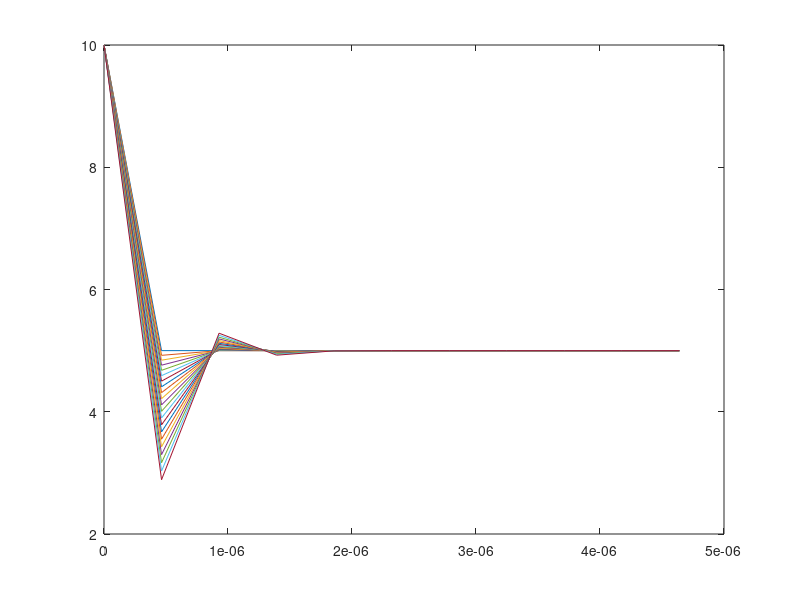

The MATLAB script that drew this image:
clear;
close all;

L = 2; %lenght 
rho = 1000;  %density
nu = 1e-3;  %viscosity
Dab = 1.16e-5;  %diffusion coefficient
Ca1 = 5; 
Ca2 = 10;
u_inf = 1;  %velocity of free stream

Re_crit = 3.2e5; %critical Re no. 
z_crit = nu*Re_crit/(rho*u_inf); %critical z value
del_crit = 4.64*z_crit/Re_crit;  %critical boundary thickness

dx = del_crit/10;
dz = 0.1;

x = 0:dx:del_crit;
z = 0:dz:L;

[~,n] = size(x);
[~,m] = size(z);

C = zeros(m,n);

C(1,:) = Ca1;
C(:,1) = Ca2;

for k = 2:m
    Re = rho*u_inf*z(k)/nu;
    if(Re<Re_crit)
        del = 4.64*z(k)/Re;
    else
        del = del_crit;
    end
    %assigning value of del based on reynolds no. at that value of z
    for i = 2:n
        if(x(i)<(del_crit - del))
            uz = u_inf;
        else
            uz = (3/2)*(x(i)/del)^2 - (1/2)*(x(i)/del);
        end
        %assigning velocity depending on distance from platform
        if(x(i) == del_crit)
            C(k,i) = C(k,i-1);
        else
            C(k,i) = C(k-1,i) + (Dab/uz)*(1e-10)*(C(k-1,i+1) - 2*C(k-1,i) + C(k-1,i-1))*(dz/(dx^2));
        end
    end
end

plot(x,C);
%surf(C);
